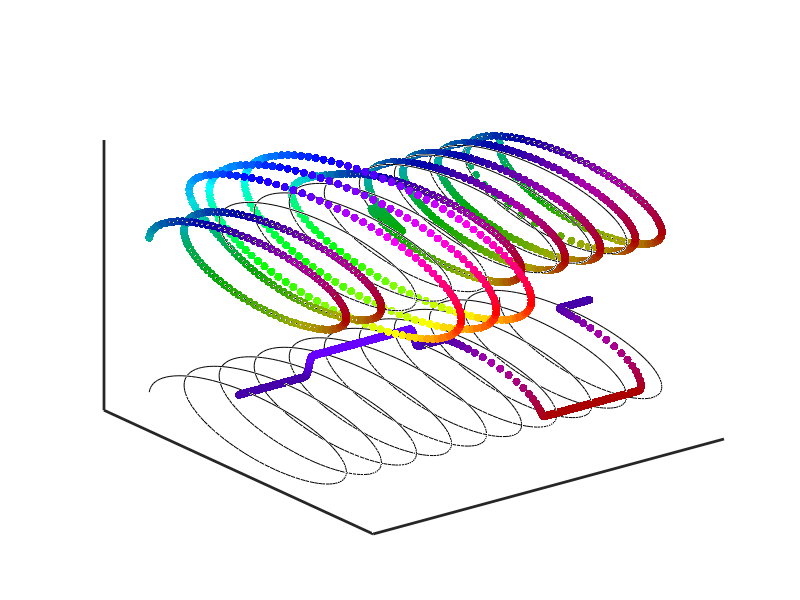

The MATLAB script that drew this image: (Note: this script raises an error after producing the figure.)
%% panel 3 - Demodulation demo
nSteps = 1000;
x = linspace(0,20*pi,nSteps);
y = exp(1i*x);
A = [zeros(200,1); ones(300,1); zeros(500,1)]/2+1;
win = 20;
A = filtfilt(gausswin(win),sum(gausswin(win)),A);
dP = [zeros(600,1); ones(300,1); zeros(100,1)]*-pi/2;
dP = filtfilt(gausswin(win),sum(gausswin(win)),dP);
z = A'.*exp(1i*(x+dP'));zd = -conj((z.*conj(y))*1i);
angCol = colormap('hsv');
c = ceil((angle(z)+pi)/(2*pi)*64);
figure;plot3(1:nSteps,real(y),imag(y),'k');
hold all;scatter3(1:nSteps,real(z),imag(z),[],bsxfun(@times,angCol(c,:),(A/max(A))),'filled');
sh = 4;
plot3(1:nSteps,real(y),imag(y)-sh,'k');
c = max(1,ceil((angle(zd)+pi)/(2*pi)*64));
hold all;scatter3(1:nSteps,real(zd),imag(zd)-sh,[],bsxfun(@times,angCol(c,:),(A/max(A))),'filled');
set(gca,'xtick',[],'ytick',[],'ztick',[],'linewidth',2);
%% panel 4/5
inds = 52965:53140;angCol = colormap('hsv');
%temp = filtLow(angVel(pos)',1250/32,2);
[posa,s,u] = svds(pos(:,1:2),1);
posa = s*posa;
temp = filtLow(diff(posa(inds)),1250/32,2);
indsa = inds(1)*4:inds(end)*4;
X1 = morFilter(X(:,indsa(1)-1000:indsa(end)+1000),8,1250/8);X1 = X1(:,1001:end-1000);
[u,s,v1] = svds(X1,1);
um = mean(abs(u)).*exp(1i*circ_mean(angle(u)));
v2 = um*s*v1';
%% panel 4
sub = 100:285;mA = max(max(abs(X1(:,sub))));
v1c = mean(abs(v2(sub)))*exp(1i*angle(v2(sub)));
figure;plot3((sub-min(sub))/1250*8,real(v1c),imag(v1c),'k');hold all;
sh = s/50;
plot3((sub-min(sub))/1250*8,real(v1c),imag(v1c)-sh,'k');hold all;
%X1d = bsxfun(@times,X1(:,sub),exp(1i*(-angle(v1c))));
X1d = exp(1i*angle(conj(u*s*v1(sub)'))).*X1(:,sub);
X1d = abs(X1d).*exp(1i*(angle(X1d) + pi/2));
for i = 1:size(X1,1)
    c = ceil((angle(X1(i,sub))+pi)/(2*pi)*64);
    scatter3((sub-min(sub))/1250*8,real(X1(i,sub)),imag(X1(i,sub)),[],bsxfun(@times,angCol(c,:),abs(X1(i,sub)')/mA),'filled');
    c = min(64,max(1,ceil((angle(X1d(i,:))+pi)/(2*pi)*64)));
    scatter3((sub-min(sub))/1250*8,real(X1d(i,:)),imag(X1d(i,:))-sh,[],bsxfun(@times,angCol(c,:),abs(X1(i,sub)')/mA),'filled');
end
%% panel 5
figure;subplot(411);plot(temp*1250/32,'k','linewidth',2);axis tight;
colorbar;set(gca,'xtick',[],'fontsize',16);title('Velocity');ylabel('cm/s');
subplot(412);imagesc(X(:,indsa));set(gca,'ytick',[1 64],'xtick',[],'fontsize',16);colormap jet;colorbar;freezeColors;title('Raw LFP');
subplot(413);imagesc(complexIm(X1,0,1));colorbar;set(gca,'ytick',[1 64],'xtick',[],'fontsize',16);ylabel('Channel #');title('Filtered Theta');
subplot(414);imagesc(linspace(0,size(X1,2)/1250*8,size(X1,2)),1:64,...bsxfun(@times,X1,exp(1i*angle(v1)'))
    complexIm(X1.*exp(1i*-angle(u*v1')),0,2,16));colorbar;set(gca,'ytick',[1 64],'xtick',1:4,'fontsize',16);...
    colormap hsv; freezeColors;title('Demodulated Theta');xlabel('Time (s)');

figure;subplot(4,1,2);imagesc(complexIm(v2,0,1));colorbar;axis off;
c = ceil(mod(angle(v2),2*pi)/(2*pi)*64);%(angle(v2*1i)+pi)
subplot(4,1,3);scatter(1:numel(v2),real(v2),[],angCol(c,:),'filled');
set(gca,'color','w','xtick',[],'ytick',[]);axis tight; colorbar;
%% panel 6
offSet = 1;
Xf1 = [bsxfun(@times,Xf,exp(1i*angle(v(:,1))).');...
[zeros(offSet,1); v(1+offSet:end,1).*conj(v(1:end-offSet,1))./abs(v(1:end-offSet,1))].'];
Xf1 = [real(Xf1);imag(Xf1)];
Xf1 = zscore(Xf1,0,2);
t = conj(complex(W(p2,1:end/2),W(p2,end/2+1:end)))*complex(Xf1(1:65,:),Xf1(66:end,:));
%%
t = W(p2,:)*zscore(Xf1,0,2);
Wp = pinv(W);Wp = Wp(:,p2);
%%
[sp cellInfo] = hipSpikes('ec014.468',32/1.25);
spf = morFilter(sp,8,1250/32);clear sp;
s1 =  [35    17    19     7    26    27    60     6    33    39    50    54    18    67    21    31 14    36    46    44    40     1    56    59  24];
runTriggerViewSp(pos,v,spf(cellInfo == 1,:),[50 1],.05,s1(r(1:25)));
%% correlate high freq ICA and spiking
[sp cellInfo] = hipSpikes('ec014.468',32/1.25);
[A,tes,td] = allHighFreq('ec014.468.h5',1:8,pos,1);
tdf = morFilter(td,8,1250/32);
spf = morFilter(sp,8,1250/32);clear sp;
[~,~,teSp] = runTriggerViewSp(pos,v,spf(cellInfo >= 1,:),[50 1],.05);
[~,~,tes1] = runTriggerViewC(pos,v,tdf,[50 1],.05,eye(size(tdf,1)));
for i = 1:size(tes1,1)
    tes1f(i,:,:) = imfilter(squeeze(tes1(i,:,:)),fspecial('gaussian',5,1));
end
for i = 1:85
    teSpf(i,:,:) = imfilter(squeeze(teSp(i,:,:)),fspecial('gaussian',5,1));
end
ccf = abs(corr(tes1f(:,:)',teSpf(:,:)'));
figure;ccfa = ccf1;
for i = 1:18
[fx(i),fy(i)] = find(ccfa == max(ccfa(:)));
ccfa(fx(i),:) = 0;
ccfa(:,fy(i)) = 0;
subplot(6,6,2*i-1);imagesc(complexIm(imfilter(squeeze(tes1(fx(i),:,:)),fspecial('gaussian',5,1)),0,1));axis off;
subplot(6,6,2*i);imagesc(complexIm(imfilter(squeeze(teSp(fy(i),:,:)),fspecial('gaussian',5,1)),0,1));axis off;
end
%% compare different layers in 512-electrode data
ss = [];
for i =1:32
x = getData('AB3-58.h5',(i-1)*16+(1:16),1000000);
x = filtHigh(x,1250,100,8);
s = std(x,0,2);
ss = [ss s];
end
ss1 = ss(:);
probes1= probes(:,[1:12 14 13 16 15]);
for i = 1:size(probes,1)
for j = 1:size(probes,2)
ssa(i,j) = ss1(probes1(i,j)+1);
end
end
r = roipoly;
f = probes1(ssa < .11 & r)+1;
[A,W] = runTriggerICA(pos,v,Xf(f,:),.05);
r1 = roipoly;
f1 = probes1(ssa > .12 & r1)+1;
[A1,W1] = runTriggerICA(pos,v,Xf(f1,:),.05);
[A2,W2] = runTriggerICA(pos,v,Xf([f; f1],:),.05);
%% ica on anterior, posterior, and both shanks (AB3-58AP.mat)
[A2,W2,Z2] = runTriggerICA(pos,v,Xf(:,:),.05);
[A,W,Z] = runTriggerICA(pos,v,Xf(probes1(:) > 255,:),.05);
[A1,W1,Z1] = runTriggerICA(pos,v,Xf(probes1(:) <= 255,:),.05);
runTriggerViewC(pos,v,Xf(probes1(:) <= 255,:),[50 1],.05,W1);
runTriggerViewC(pos,v,Xf(probes1(:) > 255,:),[50 1],.05,W);